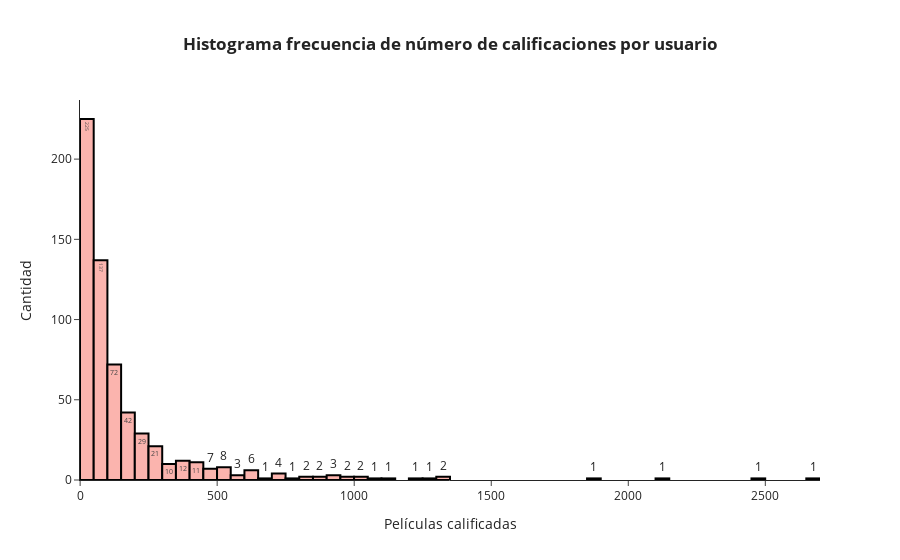

The code cell stored with this chart in its notebook:
### Code cell
# crear gráfica
fig = px.histogram(rating_users2, x = rating_users.cnt_rat, 
             title= '<b>Histograma frecuencia de número de calificaciones por usuario<b>', text_auto=True,
             color_discrete_sequence=px.colors.qualitative.Pastel1)

# agregar detalles a la gráfica
fig.update_layout(
    xaxis_title = 'Películas calificadas',
    yaxis_title = 'Cantidad',
    template = 'simple_white',
    title_x = 0.5)

fig.update_traces(marker_line_color='#000000',
                  marker_line_width=2)

fig.show()

### Figure 1 — Plotly figure (JSON) as saved in the notebook; plotly's stock layout.template omitted (floating-point values rounded to 4 significant figures; data arrays with more than 128 entries replaced by an {"elided": "..."} marker saying what was removed)
{"data": [{"alignmentgroup": "True", "bingroup": "x", "hovertemplate": "x=%{x}<br>count=%{y}<extra></extra>", "legendgroup": "", "marker": {"color": "rgb(251,180,174)", "line": {"color": "#000000", "width": 2}, "pattern": {"shape": ""}}, "name": "", "offsetgroup": "", "orientation": "v", "showlegend": false, "texttemplate": "%{value}", "type": "histogram", "x": {"elided": "610 int values"}, "xaxis": "x", "yaxis": "y"}], "layout": {"barmode": "relative", "legend": {"tracegroupgap": 0}, "title": {"text": "<b>Histograma frecuencia de número de calificaciones por usuario<b>", "x": 0.5}, "xaxis": {"anchor": "y", "domain": [0, 1], "title": {"text": "Películas calificadas"}}, "yaxis": {"anchor": "x", "domain": [0, 1], "title": {"text": "Cantidad"}}}}
